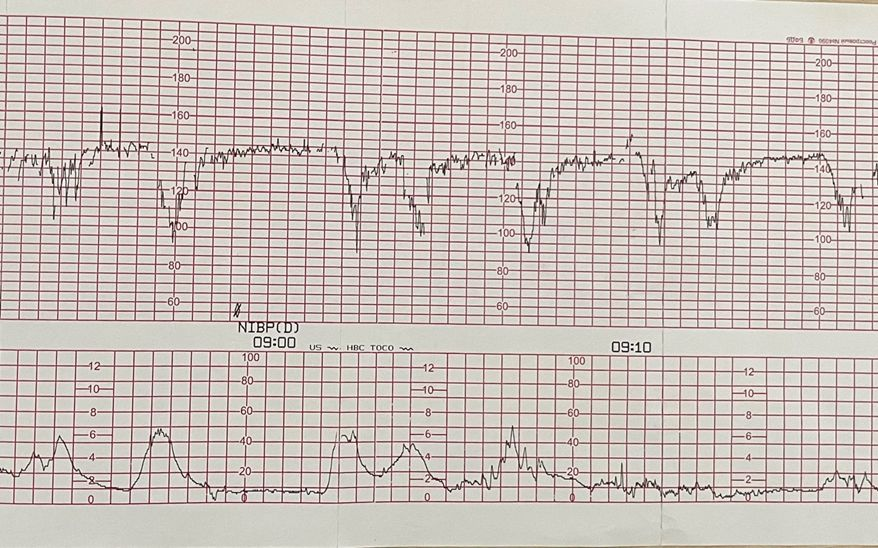
#> input picture 13-2-3.jpg, 878 x 548 px
$ python -i chart_splitter.py   (imports and definitions only)
#> lines starting #> are read from the running program, lines starting #| are printed output that depends on the picture; after the words box and inside, x2 and y2 are one past the last pixel; in counts of white or black regions, pixels touching at a corner belong together
#> further down, picture is the input picture: shape (548, 878, 3); mean B, G, R 187.2, 192.4, 203.6
from __future__ import annotations

import cv2
import numpy as np


def _find_separator_row(image: np.ndarray) -> int:
    gray = cv2.cvtColor(image, cv2.COLOR_BGR2GRAY)
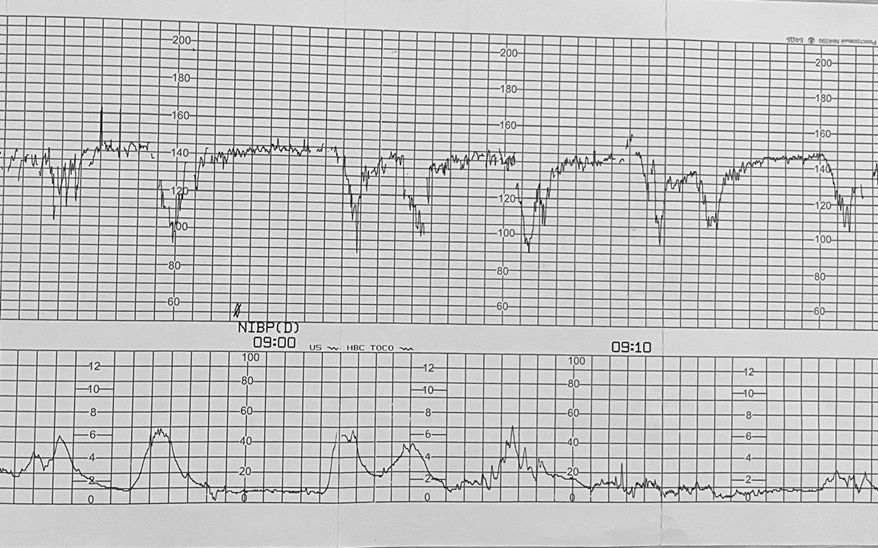
#> gray: shape (548, 878); min 1, max 255, mean 195.2
    row_density = (gray < 200).mean(axis=1).astype(np.float32)
#> row_density = 548 values, max 0.949 at index 472, min 0 at index 14, mean 0.264

    smoothed = cv2.GaussianBlur(row_density.reshape(-1, 1), (1, 31), 0).reshape(-1)
#> smoothed = 548 values, max 0.412 at index 160, min 0.0156 at index 518, mean 0.264
    height = image.shape[0]
#> height = 548

    start = height // 4
#> start = 137
    end = (height * 3) // 4
#> end = 411
    local_min_idx = int(np.argmin(smoothed[start:end])) + start
#> local_min_idx = 337
    return local_min_idx


def _trim_panel(panel: np.ndarray) -> np.ndarray:
    gray = cv2.cvtColor(panel, cv2.COLOR_BGR2GRAY)
    non_background = gray < 245

    row_activity = non_background.mean(axis=1)
    col_activity = non_background.mean(axis=0)

    row_indices = np.where(row_activity > 0.02)[0]
    col_indices = np.where(col_activity > 0.02)[0]

    if row_indices.size == 0 or col_indices.size == 0:
        return panel

    y1 = max(0, int(row_indices[0]) - 2)
    y2 = min(panel.shape[0], int(row_indices[-1]) + 3)
    x1 = max(0, int(col_indices[0]) - 2)
    x2 = min(panel.shape[1], int(col_indices[-1]) + 3)

    return panel[y1:y2, x1:x2]


def split_into_panels(image: np.ndarray) -> tuple[np.ndarray, np.ndarray, int]:
    separator_row = _find_separator_row(image)
#> separator_row = 337

    gap = max(6, int(round(image.shape[0] * 0.01)))
#> gap = 6
    upper = image[: max(1, separator_row - gap), :]
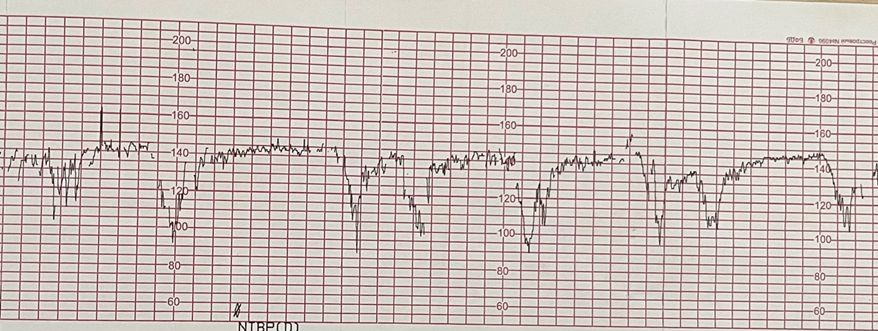
#> upper: shape (331, 878, 3); mean B, G, R 187.2, 191.5, 204.7
    lower = image[min(image.shape[0] - 1, separator_row + gap) :, :]
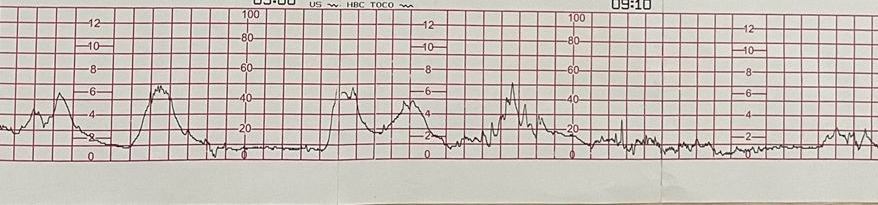
#> lower: shape (205, 878, 3); mean B, G, R 186.4, 192.9, 201.6

    upper = _trim_panel(upper)
#> in _trim_panel, `gray = cv2.cvtColor(panel, cv2.COLOR_BGR2GRAY)`:
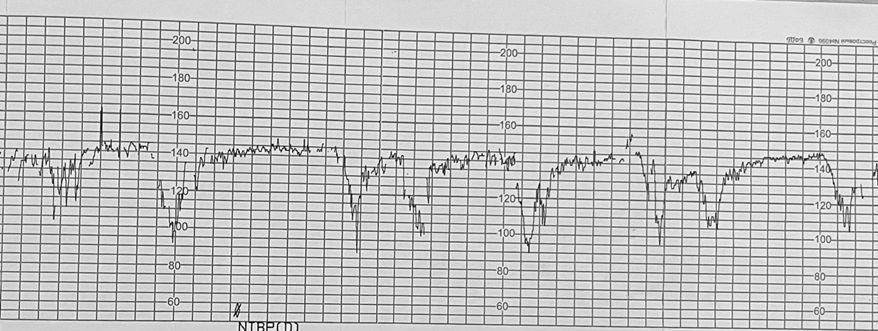
#> gray: shape (331, 878); min 1, max 254, mean 194.9
#> in _trim_panel, `non_background = gray < 245`:
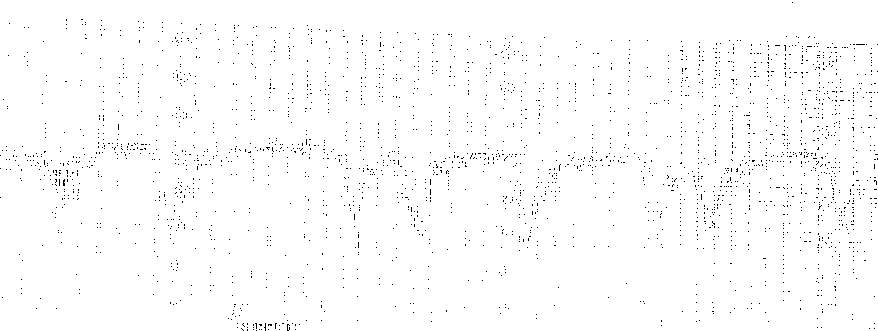
#> non_background: shape (331, 878) bool; 98.8% white; black in thin lines or dots
#> in _trim_panel, `row_activity = non_background.mean(axis=1)`: row_activity = 331 values, max 1 at index 0, min 0.953 at index 156, mean 0.988
#> in _trim_panel, `col_activity = non_background.mean(axis=0)`: col_activity = 878 values, max 1 at index 1, min 0.852 at index 853, mean 0.988
#> in _trim_panel, `row_indices = np.where(row_activity > 0.02)[0]`: row_indices = 331 values from 0 to 330
#> in _trim_panel, `col_indices = np.where(col_activity > 0.02)[0]`: col_indices = 878 values from 0 to 877
#> in _trim_panel, `y1 = max(0, int(row_indices[0]) - 2)`: y1 = 0
#> in _trim_panel, `y2 = min(panel.shape[0], int(row_indices[-1]) + 3)`: y2 = 331
#> in _trim_panel, `x1 = max(0, int(col_indices[0]) - 2)`: x1 = 0
#> in _trim_panel, `x2 = min(panel.shape[1], int(col_indices[-1]) + 3)`: x2 = 878
    lower = _trim_panel(lower)
#> in _trim_panel (call 2), `non_background = gray < 245`:
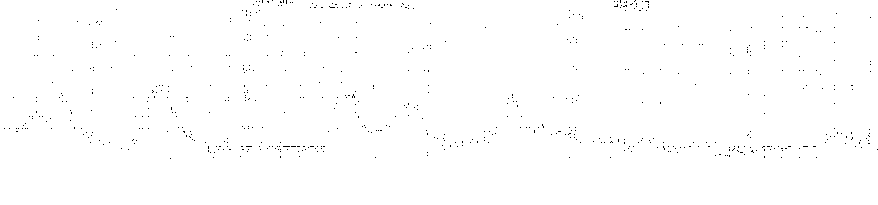
#> non_background: shape (205, 878) bool; 99.6% white; black in thin lines or dots, all inside (x1, y1, x2, y2) = (4, 0, 878, 159)
#> in _trim_panel (call 2), `row_activity = non_background.mean(axis=1)`: row_activity = 205 values, max 1 at index 19, min 0.912 at index 146, mean 0.996
#> in _trim_panel (call 2), `col_activity = non_background.mean(axis=0)`: col_activity = 878 values, max 1 at index 0, min 0.951 at index 764, mean 0.996
#> in _trim_panel (call 2), `row_indices = np.where(row_activity > 0.02)[0]`: row_indices = 205 values from 0 to 204
#> in _trim_panel (call 2), `y2 = min(panel.shape[0], int(row_indices[-1]) + 3)`: y2 = 205

    return upper, lower, separator_row

>>> import cv2
>>> picture = cv2.imread('../../13-2-3.jpg')
>>> result = split_into_panels(picture)
